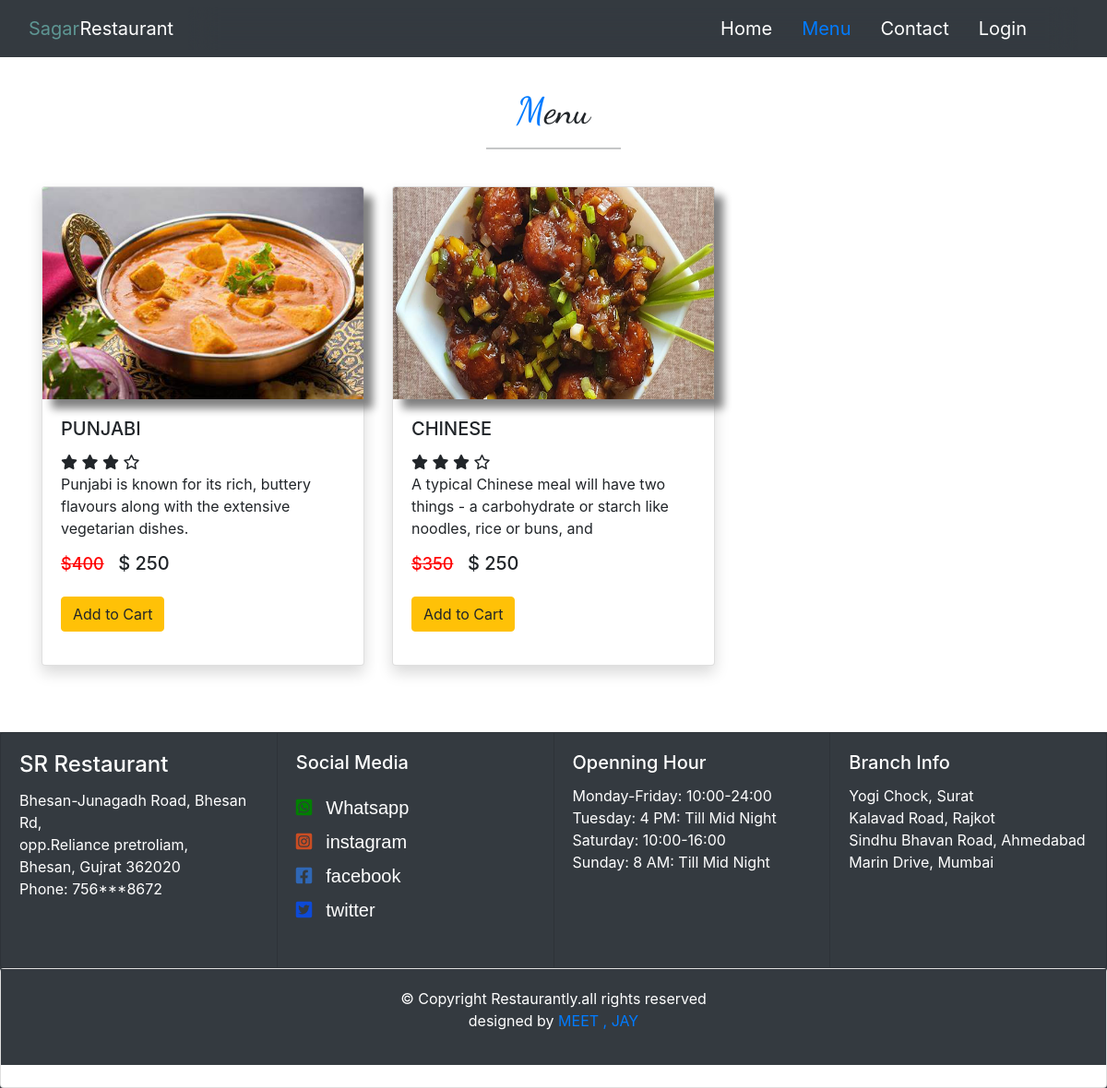
Screenshot of /manu.php with the database file from the repository.
### tables this page shows
CREATE TABLE `items` (
  `ID` int(20) NOT NULL,
  `image_name` varchar(200) NOT NULL,
  `name` varchar(200) NOT NULL,
  `description` varchar(1000) NOT NULL,
  `price` int(20) NOT NULL,
  `offer` int(20) NOT NULL
);

### manu.php (the view, shortened to what this page needs)
<!DOCTYPE html>
<html lang="en">
<head>
  <link href="https://cdn.jsdelivr.net/npm/bootstrap@5.0.2/dist/css/bootstrap.min.css" rel="stylesheet" />
  <link rel="stylesheet" href="https://cdnjs.cloudflare.com/ajax/libs/font-awesome/5.15.3/css/all.min.css" />
  <link rel="stylesheet" href="https://cdn.jsdelivr.net/npm/bootstrap@4.6.0/dist/css/bootstrap.min.css">
  <link rel="stylesheet" href="./css/style.css" />
  <link rel="stylesheet" href="https://cdnjs.cloudflare.com/ajax/libs/font-awesome/6.1.2/css/all.min.css" />
  <link href="https://unpkg.com/aos@2.3.1/dist/aos.css" rel="stylesheet" />
</head>
<body>
  <nav class="navbar navbar-expand-lg bg-dark fixed-top">
    <div class="container-fluid ">
      <a class="navbar-brand" href="index.php"><span style="color: #5e9693;">Sagar</span><span style="color: white;">Restaurant</span></a>
      <div class="collapse navbar-collapse" id="navbarNav">
        <ul class="navbar-nav ms-auto mb-2 mb-lg-0 fs-5 text-center me-5">
          <li class="nav-item">
            <a class="nav-link text-white" aria-current="page" href="index.php">Home</a>
          </li>
          <li class="nav-item">
            <a class="nav-link text-primary ms-3" href="manu.php">Menu</a>
          </li>
          <li class="nav-item">
            <a class="nav-link text-white ms-3" href="contact.php">Contact</a>
          </li>
          <li class="nav-item">
            <a class="nav-link text-white ms-3" href="login.php">Login</a>
          </li>
        </ul>
      </div>
    </div>
  </nav>
  <div class="manu">
    <div class="container container-fluid my-5 pt-5">
      <div class="row ">
        <div class="heading mb-4">
          <h1 class="text-center "><span class="text-primary">M</span>enu</h1>
          <hr class="mx-auto line">
        </div>
        <?php
        include_once("conntect.php");
        $sql = "SELECT * FROM items";
        $resultset = mysqli_query($con, $sql) or die("database error:" . mysqli_error($conn));
        ?>
        <?php
        while ($row = mysqli_fetch_assoc($resultset)) {
        $name= $row['name'];
        $price= $row['price'];
        $ofer= $row['offer'];
        $image= $row['image_name'];
        $desc= $row['description'];
        echo '<div class="col-md-4 col-sm-6 my-3 my-md-0">
        <form action="index.php" method="post">
            <div class="card shadow mb-4">
                <div>
                    <img src=./img/' .$image. ' " alt="Image1" class="img-fluid card-img-top">
                </div>
                <div class="card-body">
                    <h5 class="card-title">' .$name. '</h5>
                        <i class="fas fa-star"></i>
                        <i class="fas fa-star"></i>
                        <i class="fas fa-star"></i>
                        <i class="far fa-star"></i>
                    <p class="card-text des">
                  '  .$desc. '
                    </p>
                    <h5>
                        <span class="price"> <s>$' .$price. '</s>  </span> &nbsp  $ ' .$ofer. '
                    </h5>
                     <button  type="submit" class="btn btn-warning my-3" name="add">Add to Cart </button>
                </div>
            </div>
        </form>
    </div>';
        ?>
        <?php } ?>
      </div>
    </div>
  </div>
  <footer class="mt-5 bg-dark">
    <div class="card-group bg-dark">
      <div class="card  bg-dark ">
        <div class="card-body  text-white ">
          <h4 class="card-title footer-text "> SR Restaurant</h4>
          <p class="footer-text">Bhesan-Junagadh Road, Bhesan Rd,<br> opp.Reliance pretroliam, <br> Bhesan, Gujrat 362020 <br>Phone:
            756***8672
          </p>
        </div>
      </div>
      <div class="card bg-dark ">
        <div class="card-body text-white">
          <h5 class="card-title footer-text">Social Media</h5>
          <i class='fab fa-whatsapp-square' style='font-size:20px;color: green; margin-top: 15px;'>
            <p id="whatsapp"> Whatsapp</p>
          </i><br>
          <i class='fab fa-instagram-square' style='font-size:20px;color: rgb(202, 77, 35);'>
            <p id="whatsapp"> instagram</p>
          </i><br>
          <i class='fab fa-facebook-square' style='font-size:20px;color: rgb(47, 103, 181);'>
            <p id="whatsapp"> facebook</p>
          </i><br>
          <i class='fab fa-twitter-square' style='font-size:20px;color: rgb(13, 74, 216);'>
            <p id="whatsapp"> twitter</p>
          </i>
        </div>
      </div>
      <div class="card bg-dark ">
        <div class="card-body text-white">
          <h5 class="card-title  footer-text ">Openning Hour</h5>
          <p class="footer-text">Monday-Friday: 10:00-24:00<br>Tuesday: 4 PM: Till Mid Night <br> Saturday: 10:00-16:00 <br>Sunday: 8 AM: Till Mid Night
          </p>
        </div>
      </div>
      <div class="card bg-dark ">
        <div class="card-body text-white">
          <h5 class="card-title footer-text ">Branch Info</h5>
          <p class="footer-text">Yogi Chock, Surat<br>Kalavad Road, Rajkot <br> Sindhu Bhavan Road, Ahmedabad <br> Marin Drive, Mumbai
          </p>
        </div>
      </div>
    </div>
    <div class="card text-center text-white ">
      <div class="card-body bg-dark ">
        <p>
        © Copyright Restaurantly.all rights reserved <br> designed by <span class="text-primary">MEET , JAY</span>
        </p>
      </div>
  </footer>
</body>
</html>

### css/style.css (style rules this page uses)
h1 { font-family: 'Dancing Script', cursive; }
#navbarNav { backdrop-filter: blur(15px); }
* { margin: 0; padding: 0; box-sizing: border-box; }
.line { width: 13%; }
.manu .card img { height: 230px; }
#whatsapp { float: right; font-family: Arial, Helvetica, sans-serif; font-size: px; color: white; margin-left: 15px; }
.img-fluid { box-shadow: 10px 10px 10px gray; }

### manu.php (style rules this page uses)
.des { height: 70px; overflow: hidden; }
.price { color: red; font-size: large; }

### rows the page displays
items: image_name (picture), name "PUNJABI", description "Punjabi is known for its rich, buttery flavours along with the extensive vegetarian dishes.", price "400", offer "250"
items: image_name (picture), name "CHINESE", description "A typical Chinese meal will have two things - a carbohydrate or starch like noodles, rice or buns, and…", price "350", offer "250"
